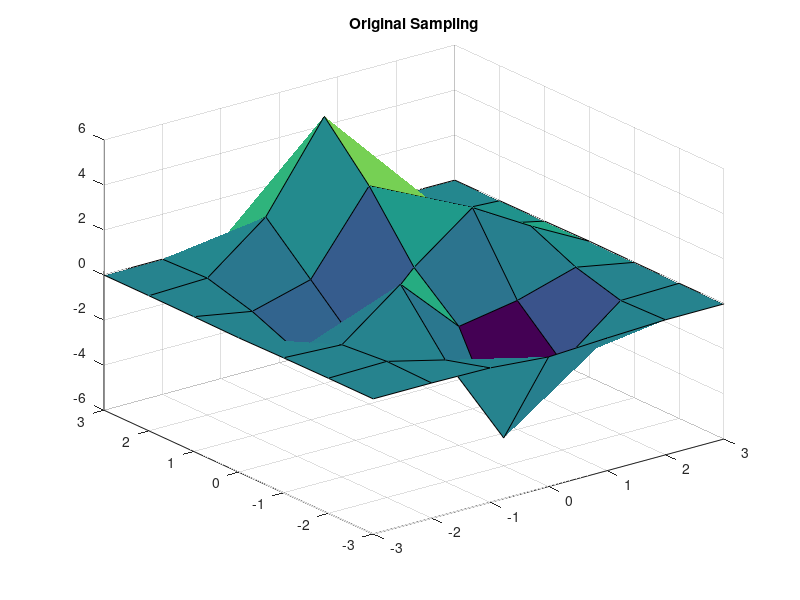
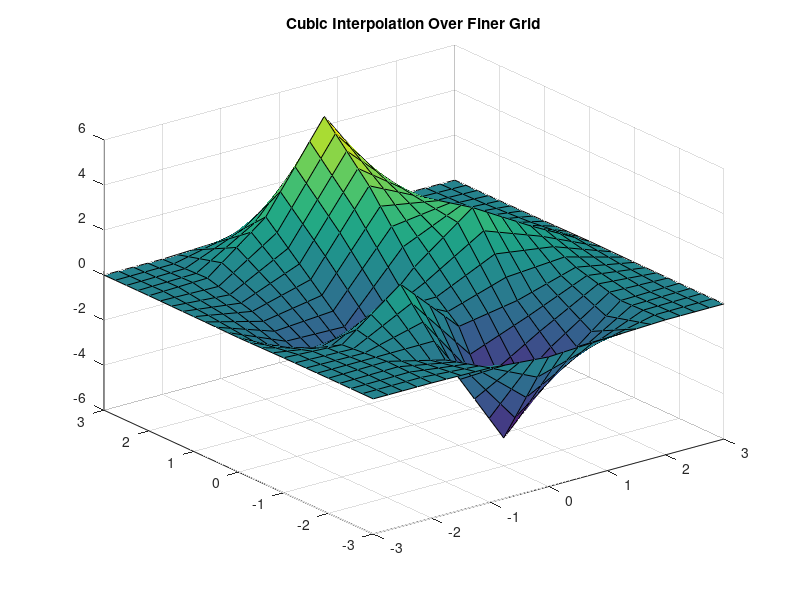

The MATLAB source for these figures, in order: (Note: this script raises an error after producing the figures.)
%% *HC 3.3 & 3.4: TRANSFORMATIONS AND INTERPOLATION (IMAGE PROCESSING COURSE LAB EXERCISES)*


close all;
clear all;
clc;

%% Image Interpolation
% create a synthetic image with MATLAB's function |peaks|
[X,Y] = meshgrid(-3:3);
V = peaks(X,Y);
figure
surf(X,Y,V)
title('Original Sampling');

%%
% create a finer grid of 25x25
% pixels (in the interval [-3,3]x[-3,3]) and estimate the function/image 
% values for those locations.
[Xq,Yq] = meshgrid(-3:0.25:3);
Vq = interp2(X,Y,V,Xq,Yq);
figure
surf(Xq,Yq,Vq);
title('Cubic Interpolation Over Finer Grid');

%%
% The following illustration shows the placement of interpolated values 
% (in red) among nine original sample values (in black)
imshow(imread('trans_ntimes.png'));

%%
% Now, let us load a real image and study different interpolation methods. 
I = im2double(imread('trans_testimage.png'));
imshow(I,[]);
title('Test Image');

%%
%  return the interpolated values (image B) on a refined grid formed by repeatedly halving the 
% intervals k times in each dimension.
I_interpolated = interp2(I, 3);
imshow(I_interpolated,[]);
title('Linear Interpolation');



% create a simple 5x5 pixel test image, which only contains one
% bright pixel in the middle
I_test = zeros(5,5);
I_test(3,3) = 1;
imshow(I_test, 'InitialMagnification', 2000);

%%
% Now, apply the interpolation by inserting 7 interpolated points between the original sample values
figure;
I_linear = interp2(I_test, 3, 'linear');
subplot(2,2,1); imshow(I_linear,[]); title('Linear');

I_nearest = interp2(I_test, 3, 'nearest');
subplot(2,2,2); imshow(I_nearest,[]); title('Nearest');

I_cubic = interp2(I_test, 3, 'cubic');
subplot(2,2,3); imshow(I_cubic,[]); title('Cubic');

I_spline = interp2(I_test, 3, 'spline');
subplot(2,2,4); imshow(I_spline,[]); title('Spline');

%%
% This can also be done using the meshgrids, for example:
[X,Y] = meshgrid(1:5);
[Xq,Yq] = meshgrid(1:0.125:5);

I_linear  = interp2(X, Y, I_test, Xq, Yq, 'linear');
I_nearest = interp2(X, Y, I_test, Xq, Yq, 'nearest');

figure;
subplot(2,2,1); imshow(I_linear, []); title('Linear');
subplot(2,2,2); imshow(I_nearest, []); title('Nearest');
subplot(2,2,3); surf(Xq, Yq, I_linear); title('Linear');
subplot(2,2,4); surf(Xq, Yq, I_nearest); title('Nearest');


%% Image Transformations
% The basic image transformations include image translation, scaling and
% rotation. 
I_translated_nearest = imtranslate(I, [10,30.5], 'nearest');
I_translated_cubic =  imtranslate(I, [10,30.5], 'bicubic');
figure;
subplot(1,2,1); imshow(I_translated_nearest,[]); title('Translated, Nearest');
subplot(1,2,2); imshow(I_translated_cubic,[]); title('Translated, Cubic');


%%
% To scale the image with a certain factor
scale = 3;
I_scaled_nearest = imresize(I, scale, 'nearest');
I_scaled_cubic = imresize(I, scale, 'bicubic');
figure;
subplot(1,2,1); imshow(I_scaled_nearest,[]); title('Scaled 300%, Nearest');
subplot(1,2,2); imshow(I_scaled_cubic,[]); title('Scaled 300%, Cubic');

%%
% For image rotation: 
angle = 30;
I_rotated_nearest = imrotate(I, angle, 'nearest');
I_rotated_cubic =  imrotate(I, angle, 'bicubic');
figure;
subplot(1,2,1); imshow(I_rotated_nearest,[]); title('Rotated 30 degrees, Nearest');
subplot(1,2,2); imshow(I_rotated_cubic,[]); title('Rotated 30 degrees, Bicubic');

%%
% perform the scaling and rotation operations using |imwarp|:
scale = 2;
A_scale = [scale 0 0; 0 scale 0; 0 0 1]
tform = affine2d(A_scale);
I_tform_scale = imwarp(I, tform);
figure; imshow(I_tform_scale); title('Scaled image');

angle = 30 * pi / 180;
A_rotate = [cos(angle) sin(angle) 0; -sin(angle) cos(angle) 0; 0 0 1]
tform = affine2d(A_rotate);
I_tform_rotate = imwarp(I, tform);
figure; imshow(I_tform_rotate); title('Rotated 30 degrees image');

%%
% We can even combine those two operations in one:
A_combined = A_rotate * A_scale
tform = affine2d(A_combined);
I_tform = imwarp(I, tform);
figure; imshow(I_tform); title('Scaled and rotated image');

%%
% _*Exercise 3*: Interpolating a MRI scan._
%
% * _Find an MRI image of the liver (e.g using Google)._
% * _Apply 4 types of interpolation to produce 4 images of size of the original image 

liver1 = im2double(imread('lever.jpeg'));
liver=liver1(1:352, 1:500);
liver = padarray(liver, [74,0]);
figure, imshow(liver), title('MRI lever van Google');
liver_50 = imresize(liver, [50 50], 'nearest');
figure, imshow(liver_50), title('Lever 50x50');

step = 1/(510/50);
[X,Y] = meshgrid(1:1:50);
[Xq,Yq] = meshgrid(1:step:50);

liver_linear  = interp2(X, Y, liver_50, Xq, Yq, 'linear');
liver_nearest = interp2(X, Y, liver_50, Xq, Yq, 'nearest');
liver_cubic = interp2(X, Y, liver_50, Xq, Yq, 'cubic');
liver_spline = interp2(X, Y, liver_50, Xq, Yq, 'spline');

figure;
subplot(2,2,1); imshow(liver_linear, []); title('linear');
subplot(2,2,2); imshow(liver_nearest, []); title('nearest');
subplot(2,2,3); imshow(liver_cubic, []); title('cubic');
subplot(2,2,4); imshow(liver_spline, []); title('spline');

liver_diff1 = liver - liver_linear;
liver_diff2 = liver - liver_nearest;
liver_diff3 = liver - liver_cubic;
liver_diff4 = liver - liver_spline;

figure;
subplot(2,2,1); imshow(liver_diff1, []); title('Difference original and linear');
subplot(2,2,2); imshow(liver_diff2, []); title('Difference original and nearest');
subplot(2,2,3); imshow(liver_diff3, []); title('Differnce original and cubic');
subplot(2,2,4); imshow(liver_diff4, []); title('Differnce original and spline');

%%
% _*Exercise 4*: Rotating a MRI scan._
clear all; close all; clc; 
MRI1 = im2double(imread('lever.jpeg'));
MRI=MRI1(1:352, 1:500);
MRI = padarray(MRI, [74,0]);


% * _Smooth the image using the Gaussian blur filter imgaussfilt(A, 4)._
MRI_gausfilt = imgaussfilt(MRI, 4);
% * _Find the location of the pixel with the highest intensity ( choose any one of them._
[X,Y]=find(MRI_gausfilt==max(MRI_gausfilt(:)));
[maxintens,idmax] = max(MRI_gausfilt(:));
[rowmax, colmax] = find(MRI_gausfilt == maxintens);
% * _Translate the image using_ 
% * _Now rotate the image using counterclockwise for 45
% degrees and display the result._
value_max=MRI_gausfilt(322,15);

xtr = (500/2)-X;
ytr = (500/2)-Y;
translation = [xtr, ytr];
transMRI = imtranslate(MRI_gausfilt,translation);
I_liver_translated = imtranslate(MRI_gausfilt, [xtr,ytr], 'nearest');
 

I_liver_rotated=imrotate(I_liver_translated,45);

subplot(1,3,1); imshow(MRI_gausfilt), title('Gaussian blur filter');
subplot(1,3,2); imshow(I_liver_translated); title('Translatie met max waarde (322,15)');
subplot (1,3,3); imshow(I_liver_rotated); title('rotation');



%%
% _*Exercise 5*: Warping a MRI scan._
%

clear all
I1 = im2double(imread('lever.jpeg'));

I=I1(1:352, 1:500);
I = padarray(I, [74,0]);
% * _Scale the image to the size of 100x100 pixels and call it_ 
% 
I_orig = imresize(I, [100 100], 'nearest');
figure; imshow(I_orig);
% * _Rotate the original image
I_90 = imrotate(I_orig, 90, 'bilinear');


I1 = imrotate(I_orig,15,'bilinear');
I2 = imrotate(I1,15,'bilinear');
I3 = imrotate(I2,15,'bilinear');
I4 = imrotate(I3,15,'bilinear');
I5 = imrotate(I4,15,'bilinear');
I_90_6steps = imrotate(I5,15,'bilinear');
I_90_6steps = I_90_6steps(122:221, 122:221);
 

diff = I_90 - I_90_6steps;
figure;

subplot(1,3,1); imshow(I_90,'InitialMagnification', 2000), title('I 90');
subplot(1,3,2); imshow(I_90_6steps,'InitialMagnification', 2000), title('I 90 6steps');
subplot(1,3,3); imshow(diff,'InitialMagnification', 2000), title('difference');


%% * _Do the same procedure but with different interpolation scheme,_
clear all; close all; clc; 
I1 = im2double(imread('lever.jpeg'));

I=I1(1:352, 1:500);
I = padarray(I, [74,0]);
% * _Scale the image to the size of 100x100 pixels
I_orig = imresize(I, [100 100], 'nearest');
% * _Rotate the original image
I_90 = imrotate(I_orig, 90, 'bicubic');

I1 = imrotate(I_orig,15,'bicubic');
I2 = imrotate(I1,15,'bicubic');
I3 = imrotate(I2,15,'bicubic');
I4 = imrotate(I3,15,'bicubic');
I5 = imrotate(I4,15,'bicubic');
I_90_6steps = imrotate(I5,15,'bicubic');
I_90_6steps = I_90_6steps(122:221, 122:221);

diff = I_90 - I_90_6steps;

figure;
subplot(1,3,1); imshow(I_90,'InitialMagnification', 2000), title('I 90 bicubic');
subplot(1,3,2), imshow(I_90_6steps,'InitialMagnification', 2000), title('I 90 6steps bicubic');
subplot(1,3,3), imshow(diff,'InitialMagnification', 2000), title('Difference bicubic');